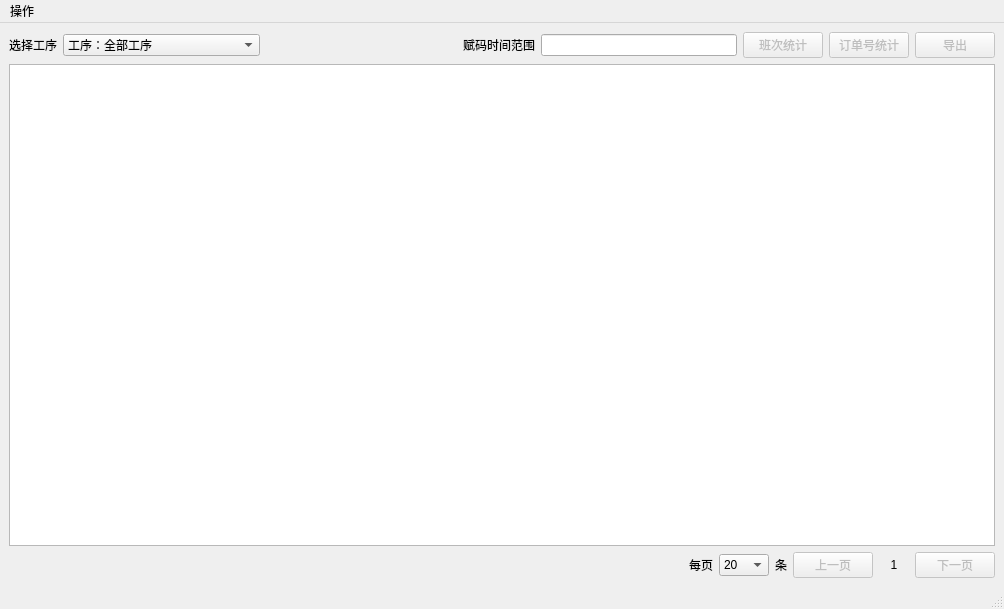
<?xml version="1.0" encoding="UTF-8"?>
<ui version="4.0">
 <class>MainWindow</class>
 <widget class="QMainWindow" name="MainWindow">
  <property name="enabled">
   <bool>true</bool>
  </property>
  <property name="geometry">
   <rect>
    <x>0</x>
    <y>0</y>
    <width>1004</width>
    <height>609</height>
   </rect>
  </property>
  <property name="windowTitle">
   <string>车间生产统计工具</string>
  </property>
  <widget class="QWidget" name="centralwidget">
   <layout class="QVBoxLayout" name="verticalLayout">
    <item>
     <layout class="QHBoxLayout" name="horizontalLayout">
      <item>
       <widget class="QLabel" name="label">
        <property name="text">
         <string>选择工序</string>
        </property>
       </widget>
      </item>
      <item>
       <widget class="QComboBox" name="comboBox_process">
        <property name="minimumSize">
         <size>
          <width>150</width>
          <height>0</height>
         </size>
        </property>
        <item>
         <property name="text">
          <string>工序：全部工序</string>
         </property>
        </item>
        <item>
         <property name="text">
          <string>工序：水刺 | 编码：10</string>
         </property>
        </item>
        <item>
         <property name="text">
          <string>工序：脱漂烘干 | 编码：20</string>
         </property>
        </item>
        <item>
         <property name="text">
          <string>工序：检布（验布） | 编码：30</string>
         </property>
        </item>
        <item>
         <property name="text">
          <string>工序：分切 | 编码：40</string>
         </property>
        </item>
        <item>
         <property name="text">
          <string>工序：分切覆膜 | 编码：50</string>
         </property>
        </item>
       </widget>
      </item>
      <item>
       <spacer name="horizontalSpacer_2">
        <property name="orientation">
         <enum>Qt::Horizontal</enum>
        </property>
        <property name="sizeHint" stdset="0">
         <size>
          <width>40</width>
          <height>20</height>
         </size>
        </property>
       </spacer>
      </item>
      <item>
       <widget class="QLabel" name="label_3">
        <property name="text">
         <string>赋码时间范围</string>
        </property>
       </widget>
      </item>
      <item>
       <widget class="MyLineEdit" name="lineEdit_time_cr"/>
      </item>
      <item>
       <widget class="QPushButton" name="pushButton_class">
        <property name="enabled">
         <bool>false</bool>
        </property>
        <property name="text">
         <string>班次统计</string>
        </property>
       </widget>
      </item>
      <item>
       <widget class="QPushButton" name="btn_tongji">
        <property name="enabled">
         <bool>false</bool>
        </property>
        <property name="text">
         <string>订单号统计</string>
        </property>
       </widget>
      </item>
      <item>
       <widget class="QPushButton" name="pushButton_export">
        <property name="enabled">
         <bool>false</bool>
        </property>
        <property name="text">
         <string>导出</string>
        </property>
       </widget>
      </item>
     </layout>
    </item>
    <item>
     <widget class="QTableView" name="tableView">
      <property name="toolTip">
       <string/>
      </property>
      <property name="gridStyle">
       <enum>Qt::SolidLine</enum>
      </property>
     </widget>
    </item>
    <item>
     <layout class="QHBoxLayout" name="horizontalLayout_2">
      <item>
       <spacer name="horizontalSpacer">
        <property name="orientation">
         <enum>Qt::Horizontal</enum>
        </property>
        <property name="sizeHint" stdset="0">
         <size>
          <width>40</width>
          <height>20</height>
         </size>
        </property>
       </spacer>
      </item>
      <item>
       <widget class="QLabel" name="label_5">
        <property name="text">
         <string>每页</string>
        </property>
       </widget>
      </item>
      <item>
       <widget class="QComboBox" name="comboBox_rows">
        <property name="enabled">
         <bool>true</bool>
        </property>
        <property name="minimumSize">
         <size>
          <width>50</width>
          <height>0</height>
         </size>
        </property>
        <property name="maximumSize">
         <size>
          <width>50</width>
          <height>16777215</height>
         </size>
        </property>
        <item>
         <property name="text">
          <string>20</string>
         </property>
        </item>
        <item>
         <property name="text">
          <string>50</string>
         </property>
        </item>
        <item>
         <property name="text">
          <string>100</string>
         </property>
        </item>
        <item>
         <property name="text">
          <string>1000</string>
         </property>
        </item>
       </widget>
      </item>
      <item>
       <widget class="QLabel" name="label_6">
        <property name="text">
         <string>条</string>
        </property>
       </widget>
      </item>
      <item>
       <widget class="QPushButton" name="pushButton_shang">
        <property name="enabled">
         <bool>false</bool>
        </property>
        <property name="text">
         <string>上一页</string>
        </property>
       </widget>
      </item>
      <item>
       <widget class="QLabel" name="label_current_page">
        <property name="minimumSize">
         <size>
          <width>30</width>
          <height>0</height>
         </size>
        </property>
        <property name="maximumSize">
         <size>
          <width>30</width>
          <height>16777215</height>
         </size>
        </property>
        <property name="text">
         <string>1</string>
        </property>
        <property name="alignment">
         <set>Qt::AlignCenter</set>
        </property>
       </widget>
      </item>
      <item>
       <widget class="QPushButton" name="pushButton_xia">
        <property name="enabled">
         <bool>false</bool>
        </property>
        <property name="text">
         <string>下一页</string>
        </property>
       </widget>
      </item>
     </layout>
    </item>
   </layout>
  </widget>
  <widget class="QMenuBar" name="menubar">
   <property name="geometry">
    <rect>
     <x>0</x>
     <y>0</y>
     <width>1004</width>
     <height>23</height>
    </rect>
   </property>
   <widget class="QMenu" name="menu">
    <property name="title">
     <string>操作</string>
    </property>
    <addaction name="actionzhuisuo"/>
    <addaction name="actiontuichu"/>
   </widget>
   <addaction name="menu"/>
  </widget>
  <widget class="QStatusBar" name="statusbar">
   <property name="statusTip">
    <string/>
   </property>
  </widget>
  <action name="actiontuichu">
   <property name="text">
    <string>退出</string>
   </property>
  </action>
  <action name="actionzhuisuo">
   <property name="text">
    <string>追溯</string>
   </property>
  </action>
 </widget>
 <customwidgets>
  <customwidget>
   <class>MyLineEdit</class>
   <extends>QLineEdit</extends>
   <header location="global">Custom</header>
  </customwidget>
 </customwidgets>
 <resources/>
 <connections/>
</ui>
